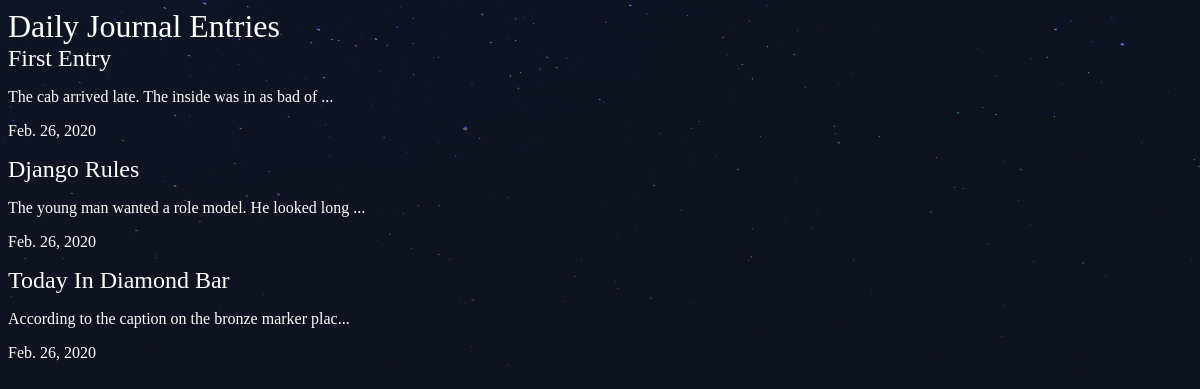
Screenshot of /dailyjournal/ with the database file from the repository.
### dailyjournal/models.py (models this page shows, shortened)
class Entry(models.Model):
    title = models.CharField(max_length=100)
    slug = models.SlugField()
    body = models.TextField(max_length=300)
    date = models.DateField(auto_now_add=True)
    thumb = models.ImageField(default='default.png',blank=True)
    def snippet(self):
        return self.body[:50]+'...'

### dailyjournal/views.py (the view)
# urls.py: path('', views.entry_list, name='list'),
def entry_list(request):
    entries = Entry.objects.all().order_by('date')
    context = {
        'entries': entries,
    }
    return render(request, 'dailyjournal/entries.html', context)

### dailyjournal/templates/dailyjournal/entries.html
{% extends 'base.html' %}
{% block content %}
    <h1>Daily Journal Entries</h1>
    <div class="entries">
        {% for entry in entries %}
        <div class="entry">
            <h2><a href="{% url 'dailyjournal:detail' slug=entry.slug %}">{{ entry.title }}</a></h2>
            <p> {{ entry.snippet }}</p>
            <p> {{ entry.date }}</p>
        </div>
        {% endfor %}
    </div>
{% endblock %}

### static/styles.css (style rules this page uses)
body { background-color: #0f121f; background-image: url(/static/stars.png); background-repeat: no-repeat; background-size: cover; color: #fff; }
body * { font-family: Ubuntu; }
h1, h2, h3, h4, h5 { font-weight: normal; margin: 0; }
a, a:hover, a:visited { color: #fff; text-decoration: none; }

### rows the page displays
Entry: title "First Entry", snippet "The cab arrived late. The inside was in as bad of ...", date "Feb. 26, 2020"
Entry: title "Django Rules", snippet "The young man wanted a role model. He looked long ...", date "Feb. 26, 2020"
Entry: title "Today In Diamond Bar", snippet "According to the caption on the bronze marker plac...", date "Feb. 26, 2020"
